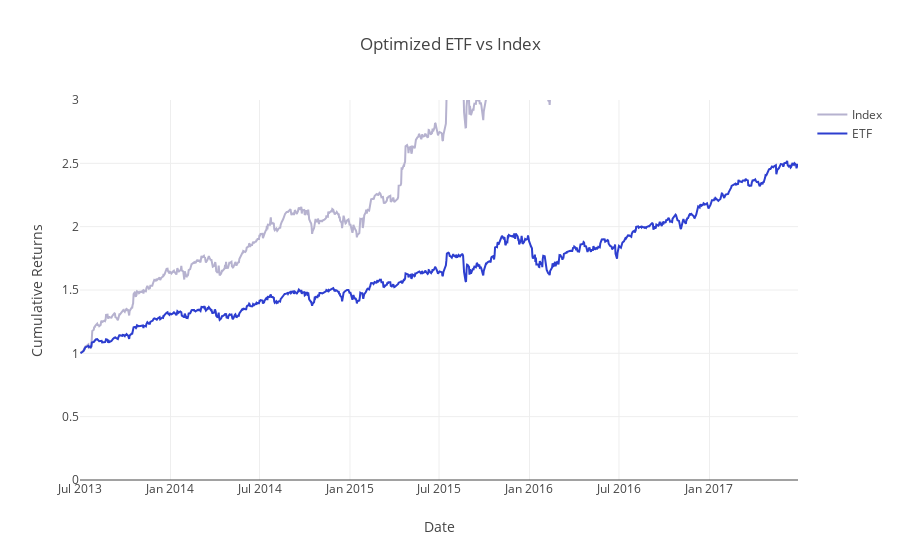

Here is the notebook cell this chart was saved with:
### Markdown cell above
With our ETF weights built, let's compare it to the index. Run the next cell to calculate the ETF returns and compare it to the index returns.

### Code cell
optim_etf_returns = generate_weighted_returns(returns, optimal_single_rebalance_etf_weights)
optim_etf_cumulative_returns = calculate_cumulative_returns(optim_etf_returns)
project_helper.plot_benchmark_returns(index_weighted_cumulative_returns, optim_etf_cumulative_returns, 'Optimized ETF vs Index')

optim_etf_tracking_error = tracking_error(np.sum(index_weighted_returns, 1), np.sum(optim_etf_returns, 1))
print('Optimized ETF Tracking Error: {}'.format(optim_etf_tracking_error))

### Figure 1 — Plotly figure (JSON) as saved in the notebook; plotly's stock layout.template omitted (floating-point values rounded to 4 significant figures; data arrays with more than 128 entries replaced by an {"elided": "..."} marker saying what was removed)
{"data": [{"line": {"color": "#B6B2CF"}, "name": "Index", "type": "scatter", "uid": "c004c200-4210-42f6-a275-5156c910187f", "x": {"elided": "1009 str values"}, "y": {"elided": "1009 float values"}}, {"line": {"color": "#2D3ECF"}, "name": "ETF", "type": "scatter", "uid": "a198b945-aba6-4b48-86f1-7dce6141e893", "x": {"elided": "1009 str values"}, "y": {"elided": "1009 float values"}}], "layout": {"title": {"text": "Optimized ETF vs Index"}, "xaxis": {"title": {"text": "Date"}}, "yaxis": {"range": [0, 3], "title": {"text": "Cumulative Returns"}}}}
